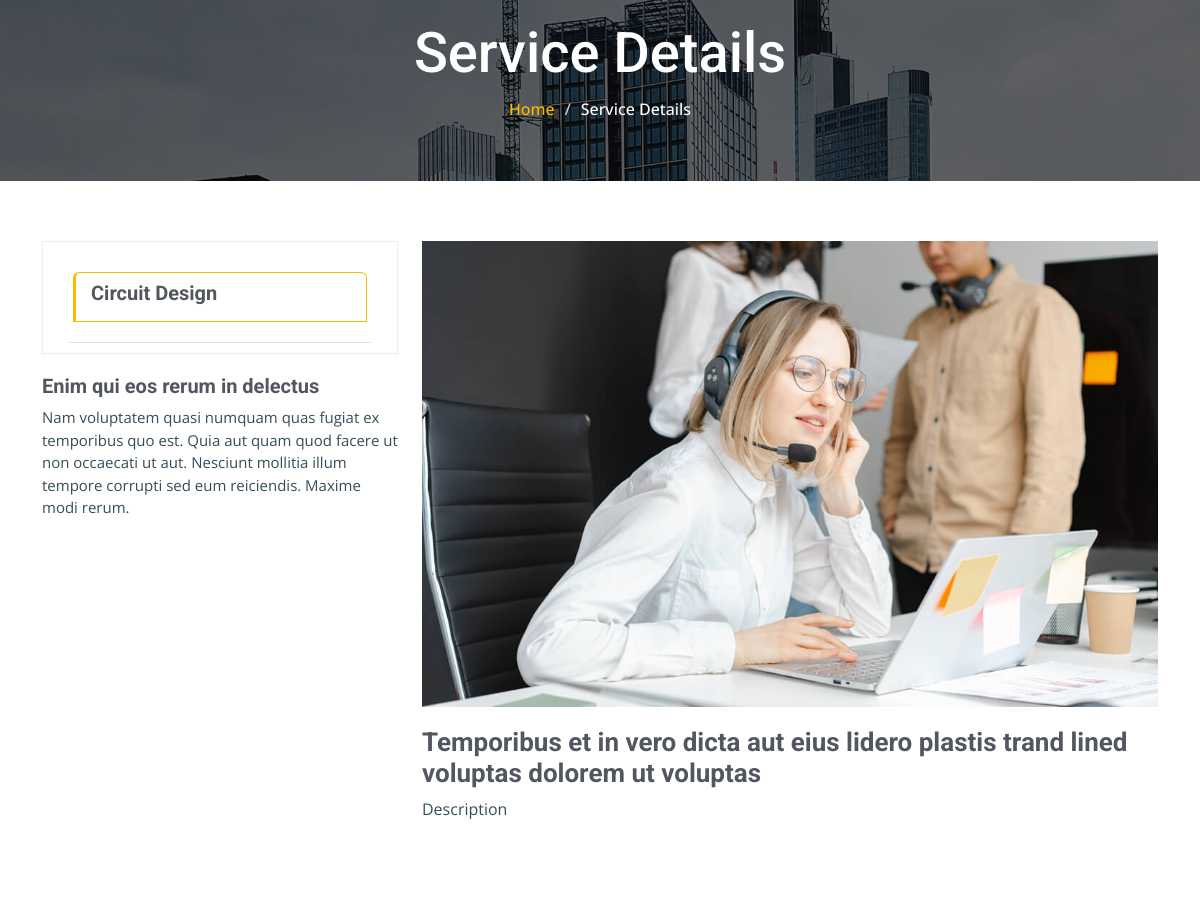
Page /services (middle part) on the earlier database version.
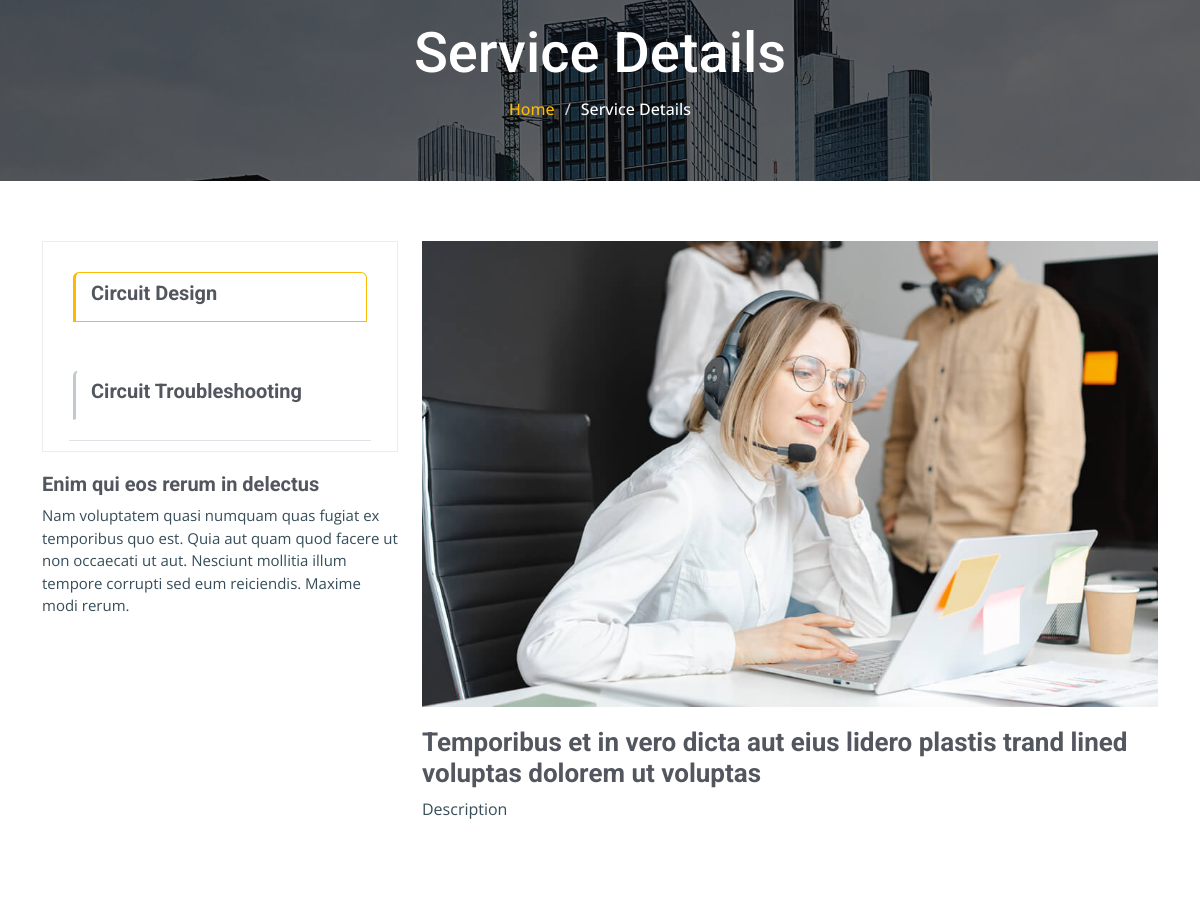
Same page on the later database version.
### companyProfileApplication/models.py (models this page shows, shortened)
class Services(models.Model):
    name = models.CharField(max_length=150, blank=False)
    description = SummernoteTextField(max_length=3000, blank=False,null=True)
    icon = models.FileField(upload_to='images', null=True, blank=True)
    image = models.FileField(upload_to='images', null=True, blank=True)

### companyProfileApplication/views.py (the view)
# urls.py: path('services', services, name='services'),
def services(request):
    services  = Services.objects.all()
    context = {'services':services}
    return render(request,'service-details.html',context)

### templates/service-details.html (shortened to what this page needs)
{% extends "index.html" %}
{% block content %}
<body class="service-details-page">
  <main class="main">
    <div class="page-title dark-background" style="background-image: url(assets/img/page-title-bg.jpg);">
      <div class="container position-relative">
        <h1>Service Details</h1>
        <nav class="breadcrumbs">
          <ol>
            <li><a href="index.html">Home</a></li>
            <li class="current">Service Details</li>
          </ol>
        </nav>
      </div>
    </div>
    <section id="service-details" class="service-details section">
      <div class="container">
        <div class="row gy-4">
          <div class="col-lg-4" data-aos="fade-up" data-aos-delay="100">
            <div class="services-list">
              <ul class="nav nav-tabs row  g-2 d-flex" data-aos="fade-up" data-aos-delay="100" role="tablist">
                {% for service in services %}
                <div class="nav-item" role="presentation">
                  {% if service == services.first %}
                  <a class="nav-link active show" data-bs-toggle="tab" data-bs-target="#features-tab-{{service.id}}"
                    aria-selected="true" role="tab">
                    <h4>{{service.name}}</h4>
                  </a>
                  {%else%}
                  <a class="nav-link " data-bs-toggle="tab" data-bs-target="#features-tab-{{service.id}}"
                    aria-selected="true" role="tab">
                    <h4>{{service.name}}</h4>
                  </a>
                  {%endif%}
                </div>
                {% endfor %}
              </ul>
            </div>
            <h4>Enim qui eos rerum in delectus</h4>
            <p>Nam voluptatem quasi numquam quas fugiat ex temporibus quo est. Quia aut quam quod facere ut non
              occaecati ut aut. Nesciunt mollitia illum tempore corrupti sed eum reiciendis. Maxime modi rerum.</p>
          </div>
          <div class="col-lg-8 tab-content" data-aos="fade-up" data-aos-delay="200">
            {% for service in services %}
            {% if service == services.first %}
            <div class="tab-pane active show" id="features-tab-{{service.id}}" role="tabpanel">
              <img src="assets/img/services.jpg" alt="" class="img-fluid services-img">
              <h3>Temporibus et in vero dicta aut eius lidero plastis trand lined voluptas dolorem ut voluptas</h3>
              {{service.description|safe}}
            </div>
            {%else%}
            <div class="tab-pane" id="features-tab-{{service.id}}" role="tabpanel">
              <img src="assets/img/services.jpg" alt="" class="img-fluid services-img">
              <h3>Temporibus et in vero dicta aut eius lidero plastis trand lined voluptas dolorem ut voluptas</h3>
              {{service.description|safe}}
            </div>
            {%endif%}
            {%endfor%}
          </div>
        </div>
      </div>
    </section>
  </main>
</body>
{% endblock content %}

Differences in the rows shown:
added Services: name "Circuit Troubleshooting", shown under "Service Details"
